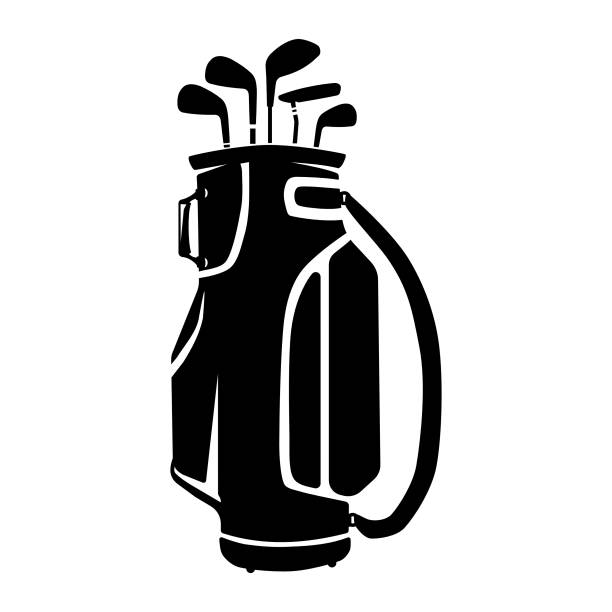
#> input picture assets/caddie_img.jpg, 612 x 612 px
$ python fft_example.py
#> lines starting #> are read from the running program, lines starting #| are printed output that depends on the picture
import numpy as np
import cv2
import matplotlib.pyplot as plt

# Load image
img = cv2.imread(r'assets/caddie_img.jpg', cv2.IMREAD_GRAYSCALE)
#> img is the input picture: shape (612, 612); min 0, max 255, mean 202.2

# Compute 2D FFT and shift zero frequency to center
f = np.fft.fft2(img)
fshift = np.fft.fftshift(f)
magnitude_spectrum = 20 * np.log(np.abs(fshift) + 1)
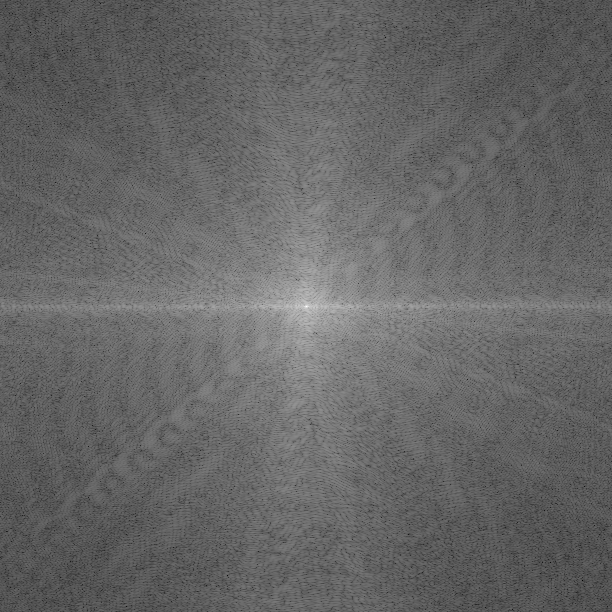
#> magnitude_spectrum: shape (612, 612) float64; min 35.23, max 362.9, mean 166.5; drawn with min black and max white

# Plot original and FFT magnitude
plt.figure(figsize=(10, 4))
plt.subplot(1, 2, 1)
plt.title('Input Image')
plt.imshow(img, cmap='gray')
plt.axis('off')

plt.subplot(1, 2, 2)
plt.title('FFT Magnitude Spectrum')
plt.imshow(magnitude_spectrum, cmap='gray')
plt.axis('off')

plt.tight_layout()
plt.show()
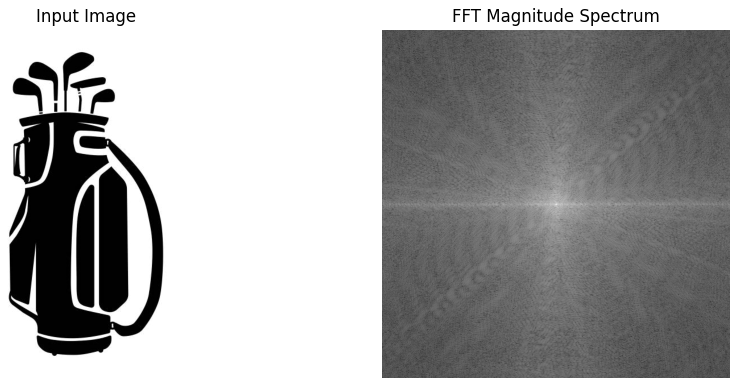
#> figure drawn by matplotlib, 2 panels
